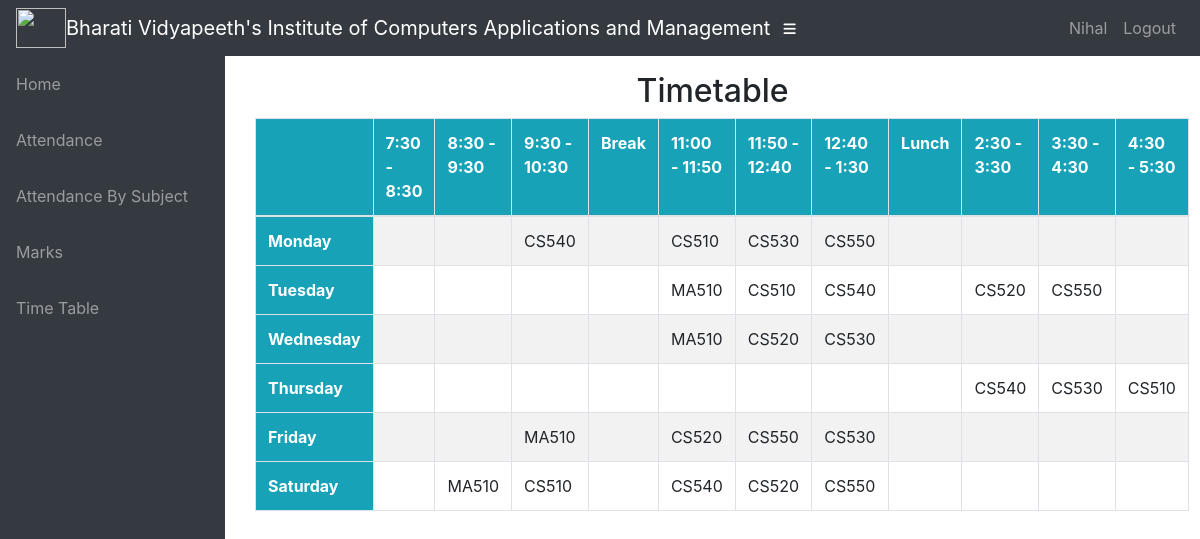
The page /info/student/CS5A/timetable/ (signed in) on the database its author committed.
### info/models.py (models this page shows, shortened)
class User(AbstractUser):
    @property
    def is_student(self):
        if hasattr(self, 'student'):
            return True
        return False

class Student(models.Model):
    user = models.OneToOneField(User, on_delete=models.CASCADE, null=True)
    class_id = models.ForeignKey(Class, on_delete=models.CASCADE, default=1)
    USN = models.CharField(primary_key='True', max_length=100)
    name = models.CharField(max_length=200)
    sex = models.CharField(max_length=50, choices=sex_choice, default='Male')
    DOB = models.DateField(default='1998-01-01')

class Assign(models.Model):
    class_id = models.ForeignKey(Class, on_delete=models.CASCADE)
    course = models.ForeignKey(Course, on_delete=models.CASCADE)
    teacher = models.ForeignKey(Teacher, on_delete=models.CASCADE)
    class Meta:
        unique_together = (('course', 'class_id', 'teacher'),)

### info/views.py (the view)
# urls.py: path('timetable/', api_view.TimetableView.as_view()),
@login_required()
def timetable(request, class_id):
    asst = AssignTime.objects.filter(assign__class_id=class_id)
    matrix = [['' for i in range(12)] for j in range(6)]
    for i, d in enumerate(DAYS_OF_WEEK):
        t = 0
        for j in range(12):
            if j == 0:
                matrix[i][0] = d[0]
                continue
            if j == 4 or j == 8:
                continue
            try:
                a = asst.get(period=time_slots[t][0], day=d[0])
                matrix[i][j] = a.assign.course_id
            except AssignTime.DoesNotExist:
                pass
            t += 1
    context = {'matrix': matrix}
    return render(request, 'info/timetable.html', context)

### info/templates/info/timetable.html
{% extends 'info/base.html' %}
    {% block content %}
    <div class="container">
        <div class="container">
            <div class="row">
                <div class="col-md-12">
                    <h2 class="text-center">
                        Timetable
                    </h2>
                </div>
                <div id="no-more-tables">
                    <table class="col-sm-12 table table-bordered table-striped table-condensed cf">
                            <tr class=" bg-info text-white" >
                                <th >      </th>
                                <th>7:30 - 8:30</th>
                                <th>8:30 - 9:30</th>
                                <th>9:30 - 10:30</th>
                                <th>Break</th>
                                <th>11:00 - 11:50</th>
                                <th>11:50 - 12:40</th>
                                <th>12:40 - 1:30</th>
                                <th>Lunch</th>
                                <th>2:30 - 3:30</th>
                                <th>3:30 - 4:30</th>
                                <th>4:30 - 5:30</th>
                            </tr>
                        <tbody>
                            {% for i in matrix %}
                            <tr>
                                {% for j in i %}
                                    {% if forloop.counter == 1 %}
                                    <td class="bg-info text-white"><b>{{ j }}</b></td>
                                    {% else %}
                                    <td>{{ j }}</td>
                                    {% endif %}
                                {% endfor %}
                            </tr>
                            {% endfor %}
                        </tbody>
                    </table>
                </div>
            </div>
        </div>
    </div>
    {% endblock %}

### info/templates/info/base.html (shortened to what this page needs)
<!DOCTYPE html>
<html lang="en">
  <head>
      {% load static %}
    <link href="{% static '/info/bootstrap/vendor/bootstrap/css/bootstrap.min.css' %}" rel="stylesheet">
    <link href="{% static '/info/bootstrap/vendor/fontawesome-free/css/all.min.css' %}" rel="stylesheet" type="text/css">
    <link href="{% static '/info/bootstrap/vendor/datatables/dataTables.bootstrap4.css' %}" rel="stylesheet">
    <link href="{% static '/info/bootstrap/css/sb-admin.css' %}" rel="stylesheet">
  </head>
  <body id="page-top">
    <nav class="navbar navbar-expand navbar-dark bg-dark static-top">
      <img src="https://upload.wikimedia.org/wikipedia/en/thumb/b/b8/GGSIU_logo.svg/1200px-GGSIU_logo.svg.png" alt="" width="50" height="40" class="d-inline-block align-text-top">
      <a class="navbar-brand mr-1" href="{% url 'index' %}">Bharati Vidyapeeth's Institute of Computers Applications and Management</a>
      <button class="btn btn-link btn-sm text-white order-1 order-sm-0" id="sidebarToggle" href="#">
        <i class="fas fa-bars"></i>
      </button>
        <div class="collapse navbar-collapse" id="navbarResponsive">
          <ul class="navbar-nav ml-auto">
            <li class="nav-item">
                {% if request.user.is_student %}
                    <a class="nav-link text-capitalize">{{ request.user.student.name }}</a>
                {% elif request.user.is_teacher %}
                    <a class="nav-link text-capitalize">{{ request.user.teacher.name }}</a>
                {% endif %}
            </li>
            <li class="nav-item">
                <a class="nav-link" href="#" data-toggle="modal" data-target="#logoutModal">Logout</a>
            </li>
          </ul>
        </div>
    </nav>
    <div id="wrapper">
      <ul class="sidebar navbar-nav bg-dark">
            <li class="nav-item">
              <a class="nav-link" href="{% url 'index' %}">
                <span>Home</span>
              </a>
            </li>
        {% if request.user.is_student %}
            <li class="nav-item">
              <a class="nav-link" href="{% url 'attendance' request.user.student.USN %}">
                <span>Attendance</span>
              </a>
            </li>
            <li class="nav-item">
              <a class="nav-link" href="{% url 'attendance' request.user.student.USN %}">
                <span>Attendance By Subject</span>
              </a>
            </li>
            <li class="nav-item">
              <a class="nav-link" href="{% url 'marks_list' request.user.student.USN %}">
                <span>Marks</span>
              </a>
            </li>
              <li class="nav-item">
              <a class="nav-link" href="{% url 'timetable' request.user.student.class_id_id %}">
                <span>Time Table</span>
              </a>
            </li>
        {% endif %}
      </ul>
      <div id="content-wrapper">
        <div class="container-fluid">
            {% block content %}
            {% endblock %}
        </div>
      </div>
    </div>
  </body>
</html>

### rows shown on the page
User: user.student.name "Nihal"
Assign: i "CS540" "CS540" "CS540" "CS540"
Assign: i "CS510" "CS510" "CS510" "CS510"
Assign: i "CS530" "CS530" "CS530" "CS530"
Assign: i "CS550" "CS550" "CS550" "CS550"
Assign: i "MA510" "MA510" "MA510" "MA510"
Assign: i "CS520" "CS520" "CS520" "CS520"

### other values the page prints
{{ j }} "Monday" "Tuesday" "Wednesday" "Thursday" "Friday" "Saturday"
